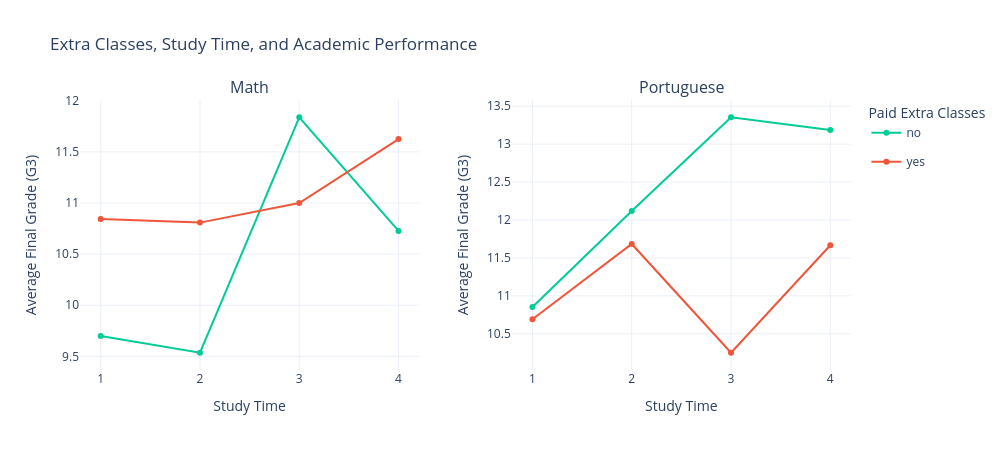

Notebook code for this chart:
### Markdown cell above
## Extra classes

_Students who get higher grades tend to combine intensive study time with extra classes_

### Code cell
#| class: col-page-right


%run ../plots/extra_class_plot.ipynb

### Figure 1 — Plotly figure (JSON) as saved in the notebook; plotly's stock layout.template omitted (floating-point values rounded to 4 significant figures)
{"data": [{"legendgroup": "no", "line": {"color": "#00CC96"}, "marker": {"color": "#00CC96"}, "mode": "lines+markers", "name": "no", "showlegend": true, "type": "scatter", "x": [1, 2, 3, 4], "xaxis": "x", "y": [9.699, 9.535, 11.84, 10.73], "yaxis": "y"}, {"legendgroup": "yes", "line": {"color": "#EF553B"}, "marker": {"color": "#EF553B"}, "mode": "lines+markers", "name": "yes", "showlegend": true, "type": "scatter", "x": [1, 2, 3, 4], "xaxis": "x", "y": [10.84, 10.81, 11.0, 11.62], "yaxis": "y"}, {"legendgroup": "no", "line": {"color": "#00CC96"}, "marker": {"color": "#00CC96"}, "mode": "lines+markers", "name": "no", "showlegend": false, "type": "scatter", "x": [1, 2, 3, 4], "xaxis": "x2", "y": [10.85, 12.12, 13.35, 13.19], "yaxis": "y2"}, {"legendgroup": "yes", "line": {"color": "#EF553B"}, "marker": {"color": "#EF553B"}, "mode": "lines+markers", "name": "yes", "showlegend": false, "type": "scatter", "x": [1, 2, 3, 4], "xaxis": "x2", "y": [10.69, 11.68, 10.25, 11.67], "yaxis": "y2"}], "layout": {"annotations": [{"font": {"size": 16}, "showarrow": false, "text": "Math", "x": 0.22, "xanchor": "center", "xref": "paper", "y": 1, "yanchor": "bottom", "yref": "paper"}, {"font": {"size": 16}, "showarrow": false, "text": "Portuguese", "x": 0.78, "xanchor": "center", "xref": "paper", "y": 1, "yanchor": "bottom", "yref": "paper"}], "height": 450, "legend": {"title": {"text": "Paid Extra Classes"}}, "title": {"text": "Extra Classes, Study Time, and Academic Performance"}, "width": 1000, "xaxis": {"anchor": "y", "domain": [0, 0.44], "tickmode": "array", "tickvals": [1, 2, 3, 4], "title": {"text": "Study Time"}}, "xaxis2": {"anchor": "y2", "domain": [0.56, 1], "tickmode": "array", "tickvals": [1, 2, 3, 4], "title": {"text": "Study Time"}}, "yaxis": {"anchor": "x", "domain": [0, 1], "title": {"text": "Average Final Grade (G3)"}}, "yaxis2": {"anchor": "x2", "domain": [0, 1], "title": {"text": "Average Final Grade (G3)"}}}}
